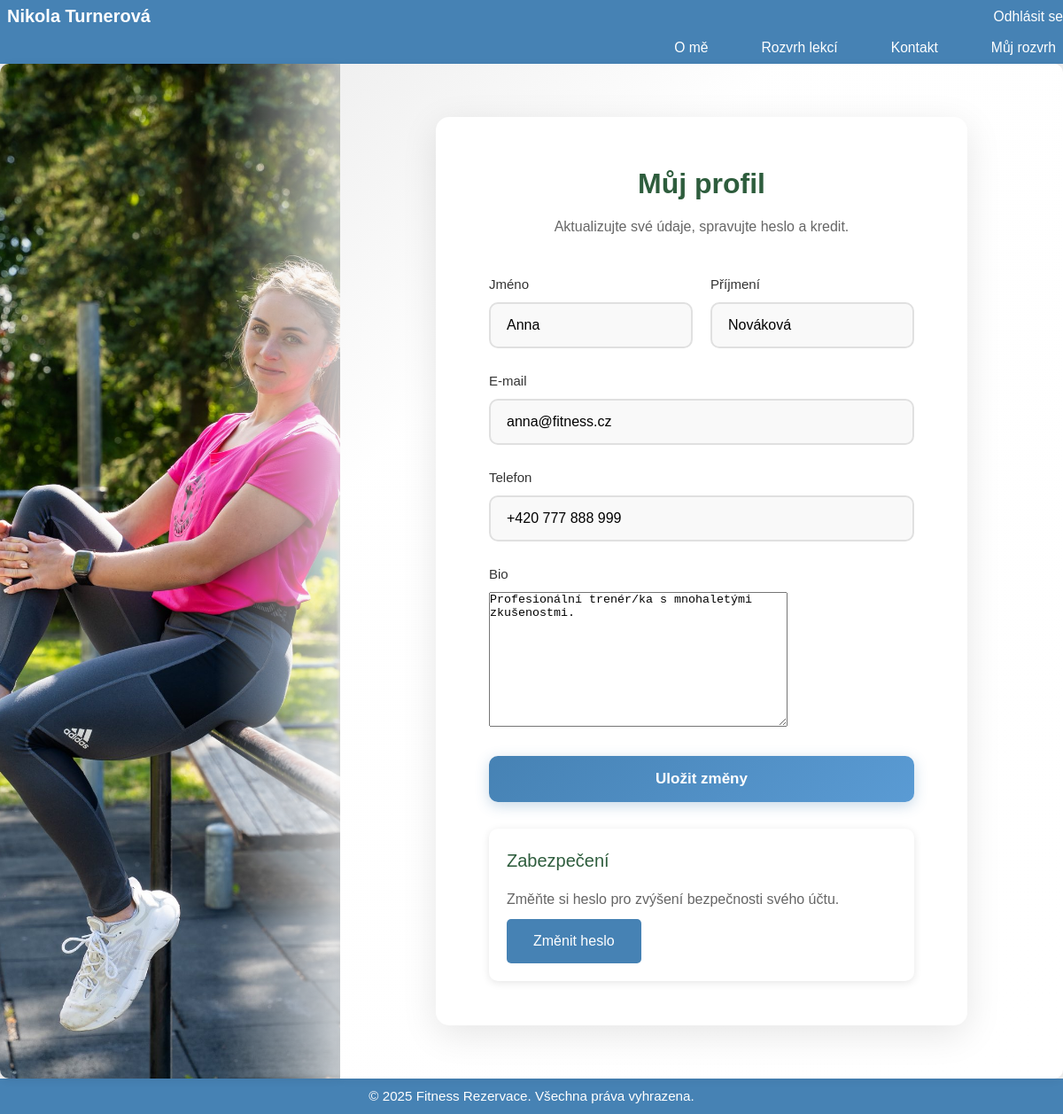
Screenshot of /accounts/profile/ (signed in) with the database file from the repository.
### accounts/models.py (models this page shows, shortened)
class User(AbstractUser):
    USER_TYPE_CHOICES = (
        ('instructor', 'Lektor'),
        ('client', 'Klient'),
    )
    user_type = models.CharField(max_length=10, choices=USER_TYPE_CHOICES)
    credits = models.DecimalField(
        max_digits=10,
        decimal_places=2,
        default=0,
        validators=[MinValueValidator(0)]
    )
    phone = models.CharField(max_length=20, blank=True)
    bio = models.TextField(blank=True)
    @property
    def is_instructor(self) -> bool:
        return self.user_type == 'instructor'

### accounts/views.py (the view)
# urls.py: path('profile/', views.ProfileView.as_view(), name='profile'),
class ProfileView(LoginRequiredMixin, UpdateView):
	model = User
	fields = ['first_name', 'last_name', 'email', 'phone', 'bio']
	template_name = 'accounts/profile.html'
	success_url = reverse_lazy('accounts:profile')
	def get_object(self):
		return self.request.user
	def get_context_data(self, **kwargs):
		context = super().get_context_data(**kwargs)
		context['default_instructor'] = User.objects.filter(user_type='instructor').first()
		return context

### templates/accounts/profile.html (shortened to what this page needs)
{% extends 'base.html' %}
{% load static %}
{% block content %}
<div class="login-wrapper">
  <div class="login-container register-container">
    <div class="login-header">
      <h2>Můj profil</h2>
      <p>Aktualizujte své údaje, spravujte heslo a kredit.</p>
    </div>
    <form method="post" class="login-form">
      <div class="form-row">
        <div class="form-group">
          <label for="id_first_name">Jméno</label>
          {{ form.first_name }}
        </div>
        <div class="form-group">
          <label for="id_last_name">Příjmení</label>
          {{ form.last_name }}
        </div>
      </div>
      <div class="form-group">
        <label for="id_email">E‑mail</label>
        {{ form.email }}
      </div>
      <div class="form-group">
        <label for="id_phone">Telefon</label>
        {{ form.phone }}
      </div>
      <div class="form-group">
        <label for="id_bio">Bio</label>
        {{ form.bio }}
      </div>
      <button type="submit" class="btn-login">Uložit změny</button>
    </form>
    <div class="lesson-card" style="margin-top: 16px;">
      <div class="lesson-title">Zabezpečení</div>
      <p class="lesson-info">Změňte si heslo pro zvýšení bezpečnosti svého účtu.</p>
      <a class="btn" href="{% url 'accounts:password_change' %}">Změnit heslo</a>
    </div>
  </div>
</div>
{% endblock %}

### static/css/style.css (style rules this page uses)
* { margin: 0; padding: 0; box-sizing: border-box; }
:root { --header-h: 72px; --footer-h: 40px; }
html, body { height: 100%; margin: 0; }
body { font-family: 'Poppins', sans-serif; color: #333; line-height: 1.6; min-height: 100vh; background-color: #f0f0f0; padding: 0; overflow: hidden; }
.btn { display: inline-block; padding: 12px 30px; background-color: #4682b4;; color: white; text-decoration: none; border-radius: 5px; font-weight: 500; transition: background-color 0.3s; }
.lesson-card { background: white; border-radius: 10px; padding: 20px; box-shadow: 0 2px 10px rgba(0,0,0,0.1); transition: transform 0.3s, box-shadow 0.3s; }
.lesson-title { font-size: 20px; color: #2e5d3d; margin-bottom: 15px; }
.lesson-info { margin-bottom: 10px; color: #666; }
.login-wrapper { display: flex; justify-content: center; align-items: center; min-height: 100%; padding: 40px 20px; }
.login-container { background: white; border-radius: 15px; box-shadow: 0 10px 40px rgba(0, 0, 0, 0.1); padding: 50px 60px; width: 100%; max-width: 500px; animation: fadeInUp 0.5s ease; }
.register-container { max-width: 600px; }
.form-row { display: grid; grid-template-columns: 1fr 1fr; gap: 20px; margin-bottom: 0; }
.form-row .form-group { margin-bottom: 25px; }
.login-header { text-align: center; margin-bottom: 40px; }
.login-header h2 { font-size: 32px; color: #2e5d3d; margin-bottom: 10px; font-weight: 600; }
.login-header p { color: #666; font-size: 16px; margin: 0; }
.login-form { margin-bottom: 30px; }
.form-group { margin-bottom: 25px; }
.form-group label { display: block; margin-bottom: 8px; color: #333; font-weight: 500; font-size: 15px; }
.form-group input[type="text"], .form-group input[type="password"], .form-group input[type="email"], .form-group select { width: 100%; padding: 15px 18px; border: 2px solid #e0e0e0; border-radius: 10px; font-size: 16px; transition: all 0.3s ease; background-color: #f9f9f9; }
.btn-login { width: 100%; padding: 16px; background: linear-gradient(135deg, #4682b4 0%, #5a9bd4 100%); color: white; border: none; border-radius: 10px; font-size: 17px; font-weight: 600; cursor: pointer; transition: all 0.3s ease; box-shadow: 0 4px 15px rgba(70, 130, 180, 0.3); }

### rows the page displays
User: first_name "Anna", last_name "Nováková", email "anna@fitness.cz", phone "+420 777 888 999", bio "Profesionální trenér/ka s mnohaletými zkušenostmi."
